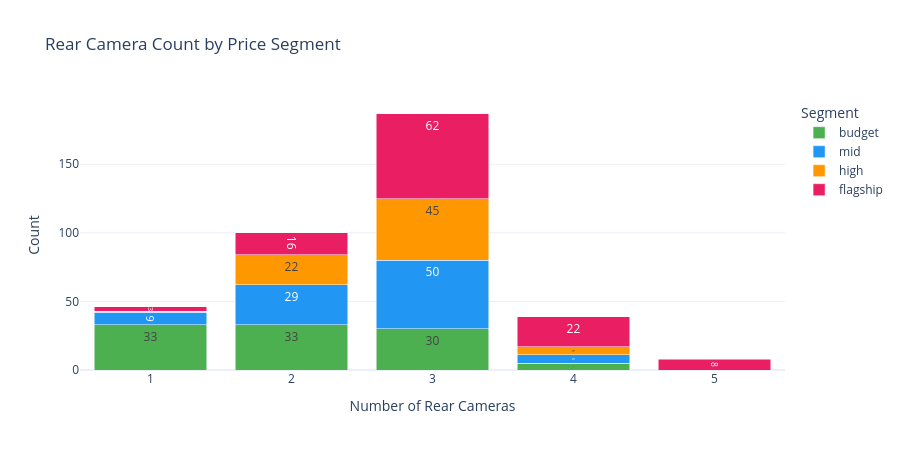

Notebook cell for this chart:
### Code cell
# Plotly: stacked bar — does higher price = more cameras?
cam_seg = (
    smartphone_df
    .groupby(["rear_camera_count", "price_segment"])
    .size()
    .reset_index(name="count")
)

fig = px.bar(
    cam_seg,
    x="rear_camera_count",
    y="count",
    color="price_segment",
    category_orders={"price_segment": SEGMENT_ORDER},
    color_discrete_map=SEGMENT_COLORS,
    barmode="stack",
    title="Rear Camera Count by Price Segment",
    labels={
        "rear_camera_count": "Number of Rear Cameras",
        "count"            : "Count",
        "price_segment"    : "Segment",
    },
    text="count",
)
fig.update_traces(textposition="inside")
fig.update_layout(height=450, xaxis=dict(type="category"))
fig.show()

### Figure 1 — Plotly figure (JSON) as saved in the notebook; plotly's stock layout.template omitted (floating-point values rounded to 4 significant figures)
{"data": [{"hovertemplate": "Segment=budget<br>Number of Rear Cameras=%{x}<br>Count=%{text}<extra></extra>", "legendgroup": "budget", "marker": {"color": "#4CAF50", "pattern": {"shape": ""}}, "name": "budget", "orientation": "v", "showlegend": true, "text": [33.0, 33.0, 30.0, 5.0], "textposition": "inside", "type": "bar", "x": [1.0, 2.0, 3.0, 4.0], "xaxis": "x", "y": [33, 33, 30, 5], "yaxis": "y"}, {"hovertemplate": "Segment=mid<br>Number of Rear Cameras=%{x}<br>Count=%{text}<extra></extra>", "legendgroup": "mid", "marker": {"color": "#2196F3", "pattern": {"shape": ""}}, "name": "mid", "orientation": "v", "showlegend": true, "text": [9.0, 29.0, 50.0, 6.0], "textposition": "inside", "type": "bar", "x": [1.0, 2.0, 3.0, 4.0], "xaxis": "x", "y": [9, 29, 50, 6], "yaxis": "y"}, {"hovertemplate": "Segment=high<br>Number of Rear Cameras=%{x}<br>Count=%{text}<extra></extra>", "legendgroup": "high", "marker": {"color": "#FF9800", "pattern": {"shape": ""}}, "name": "high", "orientation": "v", "showlegend": true, "text": [1.0, 22.0, 45.0, 6.0], "textposition": "inside", "type": "bar", "x": [1.0, 2.0, 3.0, 4.0], "xaxis": "x", "y": [1, 22, 45, 6], "yaxis": "y"}, {"hovertemplate": "Segment=flagship<br>Number of Rear Cameras=%{x}<br>Count=%{text}<extra></extra>", "legendgroup": "flagship", "marker": {"color": "#E91E63", "pattern": {"shape": ""}}, "name": "flagship", "orientation": "v", "showlegend": true, "text": [3.0, 16.0, 62.0, 22.0, 8.0], "textposition": "inside", "type": "bar", "x": [1.0, 2.0, 3.0, 4.0, 5.0], "xaxis": "x", "y": [3, 16, 62, 22, 8], "yaxis": "y"}], "layout": {"barmode": "stack", "height": 450, "legend": {"title": {"text": "Segment"}, "tracegroupgap": 0}, "title": {"text": "Rear Camera Count by Price Segment"}, "xaxis": {"anchor": "y", "domain": [0, 1], "title": {"text": "Number of Rear Cameras"}, "type": "category"}, "yaxis": {"anchor": "x", "domain": [0, 1], "title": {"text": "Count"}}}}
